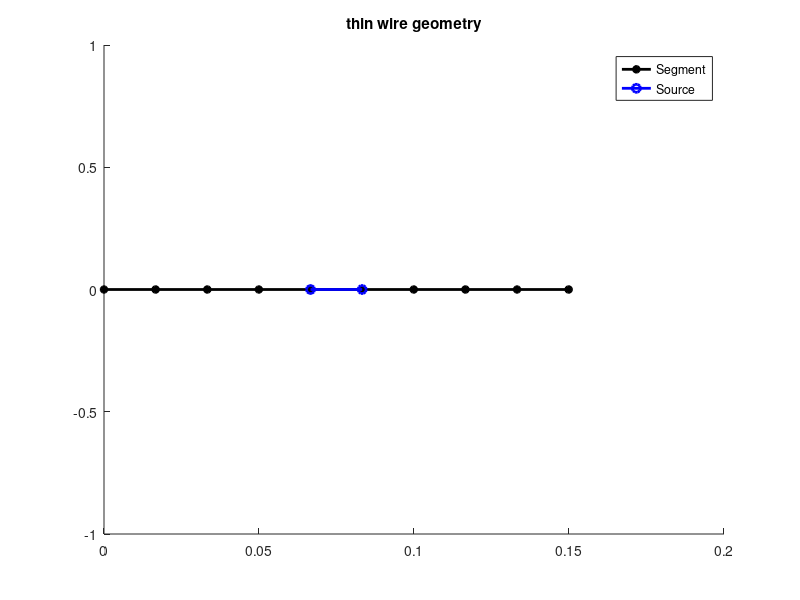

Reproduce this figure in MATLAB. (Note: this script raises an error after producing the figure.)
%% sweep for Current Distribution * 5 size 
clear all;close all;
Frequency=1e9;
segment_point_fac30 = 7;
Vm = 1; % delta-gap voltage
%% Basic parameters
c = 299792458;                       
Mu = 4.0e-7*pi;                      
Epsilon = 1.0/(Mu*c*c);              
NumGauss=5; % number of Gauss Quadrature used

%% Input parameters
lambda = 1/Frequency*c;
w = 2.0*pi*Frequency;                % angular freq
k = w*sqrt(Mu*Epsilon);              % wave number
Eta = sqrt(Mu/Epsilon);              % wave impedance
% coordinates of the corner points 
p0=[0 0];
p1=[0.5*lambda 0];
WireRadius=1e-3*lambda;  % radius of thin wire
line_length=sqrt((p1(2)-p0(2))^2+(p1(1)-p0(1))^2);
Ny_List=10+(0:segment_point_fac30-1)*30;
Zin_NumericalResultList=zeros(1,segment_point_fac30);

TotalSegmentsList=cell(1,segment_point_fac30);
CurrentInterpList=cell(1,segment_point_fac30);
for seg_id=1:length(Ny_List)
    Ny=Ny_List(seg_id); % loop through different number of segments
    %% Generate the mesh
    ty = linspace(0,1,Ny) ;
    % line antenna geometry
    x1 = p0(1)+(p1(1)-p0(1))*ty;
    y1 = p0(2)+(p1(2)-p0(2))*ty;

    TotalSegments=(Ny-1);
    TotalSegmentsList{seg_id}=TotalSegments;
    Delta_Gap_Length = line_length/TotalSegments;
    TotalElements = TotalSegments-1; 

    for i=1:Ny
        NodeX(i)=x1(i);
        NodeY(i)=y1(i);
    end

    % index of segment
    first=1;
    mid = floor(TotalSegments/2)+1;
    final=TotalElements;

    SourceId = mid;

    %% Node List counted by element, also contains segment information --> 1:2 (+), 2:3(-)
    ElementNodeList = zeros(TotalElements, 3);
    ElementNodeList(1,1) = 1;
    ElementNodeList(1,2) = 2;
    ElementNodeList(1,3) = 3;
    for i=2:TotalElements-2
        ElementNodeList(i,1) = i;
        ElementNodeList(i,2) = i+1;
        ElementNodeList(i,3) = i+2;
    end


    ElementNodeList(TotalElements-1,1) = TotalElements-1;
    ElementNodeList(TotalElements-1,2) = TotalElements;
    ElementNodeList(TotalElements-1,3) = TotalElements+1;

    ElementNodeList(TotalElements,1) = TotalElements;
    ElementNodeList(TotalElements,2) = TotalElements+1;
    ElementNodeList(TotalElements,3) = TotalElements+2;

    % middle of a segment, no use, unless need visualization
    MidNodeX = zeros(1,TotalSegments);
    MidNodeY = zeros(1,TotalSegments);
    for i = 1:TotalSegments-1
        MidNodeX(i) = 0.5*(NodeX(i)+NodeX(i+1)); 
        MidNodeY(i) = 0.5*(NodeY(i)+NodeY(i+1)); 
    end

    MidNodeX(TotalSegments) = 0.5*(NodeX(TotalSegments)+NodeX(1)); 
    MidNodeY(TotalSegments) = 0.5*(NodeY(TotalSegments)+NodeY(1)); 
    if seg_id==1
        figure(1);hold on;
        plot(NodeX,NodeY,'k*-','linewidth',2);title('thin wire geometry');

        plot(NodeX(SourceId:SourceId+1),NodeY(SourceId:SourceId+1),'bo-','linewidth',2);

        legend(['Segment'],['Source']);
        hold off;
    end
    %% basis functions and gauss integral
    [GaussL, GaussW] = lgwt(NumGauss, 0.0, 1);  % Gauss integration weights and locations (Gauss-Legendre)

    tri(1,:) = 1 - GaussL;      % ascending triangle function for numerical integration 
    tri(2,:) = GaussL;          % descending triangle function for numerical integration

    nds = 20;                   % number of numerical integration points for self terms
    %% construct the Z^{EJ}_{mn} Matrix
    A = zeros(TotalElements);   % zero matrix Ab=rhs

    % loop all test functions
    for m_tri = 1:TotalElements % 试函数个数 Gibson的N

    ms(1) = ElementNodeList(m_tri,1);  % m tri start
    ms(2) = ElementNodeList(m_tri,2);  % m tri peak
    ms(3) = ElementNodeList(m_tri,3);  % m tri end

    % node coordinate of m tri
    xms(1) = NodeX(ms(1)); 
    yms(1) = NodeY(ms(1));
    xms(2) = NodeX(ms(2)); 
    yms(2) = NodeY(ms(2));
    xms(3) = NodeX(ms(3)); 
    yms(3) = NodeY(ms(3));
    DeltaLM(1)=sqrt((xms(1)-xms(2))^2+(yms(1)-yms(2))^2);
    DeltaLM(2)=sqrt((xms(3)-xms(2))^2+(yms(3)-yms(2))^2);

    ds(1) = DeltaLM(1)/nds;
    ds(2) = DeltaLM(2)/nds;
    sx(1,:) = linspace(0.5*ds(1), DeltaLM(1) - 0.5*ds(1), nds);    
    sx(2,:) = linspace(0.5*ds(2), DeltaLM(2) - 0.5*ds(2), nds);           
    tris(1,:) = sx(1,:) /DeltaLM(1);              % ascending triangle function for numerical integration in self term
    tris(2,:) = (DeltaLM(2) - sx(2,:))/DeltaLM(2);   % descending triangle function for numerical integration in self term

    % loop all "source" triangles

        for n_tri = 1:TotalElements % 三角形段数，Gibson的加权基函数个数N

            ns(1) = ElementNodeList(n_tri,1);  % n tri start
            ns(2) = ElementNodeList(n_tri,2);  % n tri peak
            ns(3) = ElementNodeList(n_tri,3);  % n tri end
            % node coordinate of n tri
            xns(1) = NodeX(ns(1));
            yns(1) = NodeY(ns(1));
            xns(2) = NodeX(ns(2));
            yns(2) = NodeY(ns(2));
            xns(3) = NodeX(ns(3));
            yns(3) = NodeY(ns(3));
            DeltaLN(1)=sqrt((xns(1)-xns(2))^2+(yns(1)-yns(2))^2);
            DeltaLN(2)=sqrt((xns(3)-xns(2))^2+(yns(3)-yns(2))^2);
            DeltaL = DeltaLN(1);
            for im = 1:2    % loop testing segments

                % positive or negative derivative for scalar term
                if im == 1 % +
                    sm = 1.0;
                else
                    sm = -1.0;% -
                end

                for in=1:2 % loop source segments

                    % positive or negative derivative for 5.74 and 5.81 scalar term
                    if in == 1
                        sn = 1.0;
                    else
                        sn = -1.0;
                    end
                    if ms(im) == ns(in)% self-term
                        % equ (10.3.41)
                        % mid point approximation for the triangular function
                        DeltaL = DeltaLN(im);
                        Phi = (DeltaL/2/pi*(log(2*DeltaL/WireRadius)-1)-1j*k/4/pi*DeltaL^2);
                        s1 = tris(in,nds/2)*tris(im,nds/2).*Phi*1j.*k*Eta;
                        s2 = -sn*sm.*Phi/(DeltaL^2).*1j*Eta./k;
                        A(m_tri,n_tri) = A(m_tri,n_tri) + s1+s2;
                    else % non-self term
                        sv = 0.0;
                        ss = 0.0;
                        % equ 5.75

                        SegmentNVecM = [ xms(im+1)-xms(im), yms(im+1)-yms(im) ];
                        SegmentNVecM = SegmentNVecM/norm(SegmentNVecM); % normalized

                        SegmentNVecN = [ xns(im+1)-xns(im), yns(im+1)-yns(im) ];
                        SegmentNVecN = SegmentNVecN/norm(SegmentNVecN); % normalized

                        xm = xms(im) + DeltaLM(im)*(1.0-GaussL)*SegmentNVecM(1);  % gauss quadrature points on m triangle 
                        ym = yms(im) + DeltaLM(im)*(1.0-GaussL)*SegmentNVecM(2);

                        xn = xns(in) + DeltaLN(in)*(1.0-GaussL)*SegmentNVecN(1); % gauss quadrature points on n triangle 
                        yn = yns(in) + DeltaLN(in)*(1.0-GaussL)*SegmentNVecN(2);

                        for i_gm = 1:NumGauss 
                            for i_gn = 1:NumGauss
                                r = sqrt((xm(i_gm) - xn(i_gn))^2 + (ym(i_gm) - yn(i_gn))^2 + WireRadius^2);
                                expterm = exp(-1i*k*r)/r/4/pi; % 3d-freespace green function
                                sv = sv + DeltaLM(im)*DeltaLN(in)*GaussW(i_gm)*GaussW(i_gn)*tri(im,i_gm)*tri(in,i_gn)*expterm*(SegmentNVecM*SegmentNVecN'); % vector f_m and vector f_n 
                                ss = ss + GaussW(i_gm)*GaussW(i_gn)*expterm;
                            end
                        end
                        A(m_tri,n_tri) = A(m_tri,n_tri) + (k*k*sv - sm*sn*ss)*1j*Eta/k;
                    end
                end
            end
        end

    end
    
    %% excitation in delta-gap form (compute right-hand side )
    rhs = zeros(TotalElements,1); 
    for num_tri = 1:TotalElements
        s(1) = num_tri;
        s(2) = num_tri + 1;
        for im=1:2 
            if s(im) == SourceId
                rhs(num_tri,:)=Vm/2;
            end
        end
    end
    %% build current distribution from solved parameters
    b=A\rhs; % [A]^(-1) * [rhs] 

    % compute input impedance at 1st segment
    Zin = Vm / (0.5*(b(SourceId) + b(SourceId+1)));
    Zin_NumericalResultList(seg_id)=Zin;
    
    CurrentInterp = zeros(TotalSegments*NumGauss,1); % interpolation using basis function
    for num_tri = 1:TotalElements
        s(1) = num_tri-1; % segment id - 1 
        s(2) = num_tri; % segment id - 1 
        for im=1:2 
            for i_gm = 1:NumGauss 
                CurrentInterp(s(im)*NumGauss+i_gm)=CurrentInterp(s(im)*NumGauss+i_gm)+tri(im,i_gm)*b(num_tri);
            end
        end
    end
    CurrentInterpList{seg_id}=CurrentInterp;
end
%%
figure(2);
subplot(121)
hold on;

plot(line_length*(1:TotalSegmentsList{7}*NumGauss)/(TotalSegmentsList{7}*NumGauss),abs(CurrentInterpList{7}),'-y','Linewidth',3);
plot(line_length*(1:TotalSegmentsList{1}*NumGauss)/(TotalSegmentsList{1}*NumGauss),abs(CurrentInterpList{1}),'-r','Linewidth',3);
plot(line_length*(1:TotalSegmentsList{2}*NumGauss)/(TotalSegmentsList{2}*NumGauss),abs(CurrentInterpList{2}),'-g','Linewidth',3);
plot(line_length*(1:TotalSegmentsList{3}*NumGauss)/(TotalSegmentsList{3}*NumGauss),abs(CurrentInterpList{3}),'-b','Linewidth',3);
plot(line_length*(1:TotalSegmentsList{4}*NumGauss)/(TotalSegmentsList{4}*NumGauss),abs(CurrentInterpList{4}),'-c','Linewidth',3);
plot(line_length*(1:TotalSegmentsList{5}*NumGauss)/(TotalSegmentsList{5}*NumGauss),abs(CurrentInterpList{5}),'-m','Linewidth',3);
plot(line_length*(1:TotalSegmentsList{6}*NumGauss)/(TotalSegmentsList{6}*NumGauss),abs(CurrentInterpList{6}),'-k','Linewidth',3);

legend('190 segments','10 segments','40 segments','70 segments','100 segments','130 segments','160 segments');
grid on;xlabel('Segment');ylabel('Magnitude');
set(gca,'fontsize',24);
hold off
subplot(122)
hold on;
plot(line_length*(1:TotalSegmentsList{7}*NumGauss)/(TotalSegmentsList{7}*NumGauss),angle(CurrentInterpList{7})/pi*180,'-y','Linewidth',3);
plot(line_length*(1:TotalSegmentsList{1}*NumGauss)/(TotalSegmentsList{1}*NumGauss),angle(CurrentInterpList{1})/pi*180,'-r','Linewidth',3);
plot(line_length*(1:TotalSegmentsList{2}*NumGauss)/(TotalSegmentsList{2}*NumGauss),angle(CurrentInterpList{2})/pi*180,'-g','Linewidth',3);
plot(line_length*(1:TotalSegmentsList{3}*NumGauss)/(TotalSegmentsList{3}*NumGauss),angle(CurrentInterpList{3})/pi*180,'-b','Linewidth',3);
plot(line_length*(1:TotalSegmentsList{4}*NumGauss)/(TotalSegmentsList{4}*NumGauss),angle(CurrentInterpList{4})/pi*180,'-c','Linewidth',3);
plot(line_length*(1:TotalSegmentsList{5}*NumGauss)/(TotalSegmentsList{5}*NumGauss),angle(CurrentInterpList{5})/pi*180,'-m','Linewidth',3);
plot(line_length*(1:TotalSegmentsList{6}*NumGauss)/(TotalSegmentsList{6}*NumGauss),angle(CurrentInterpList{6})/pi*180,'-k','Linewidth',3);


legend('190 segments','10 segments','40 segments','70 segments','100 segments','130 segments','160 segments');
grid on;xlabel('Segment');ylabel('Phase Angle');
set(gca,'fontsize',24);
hold off
